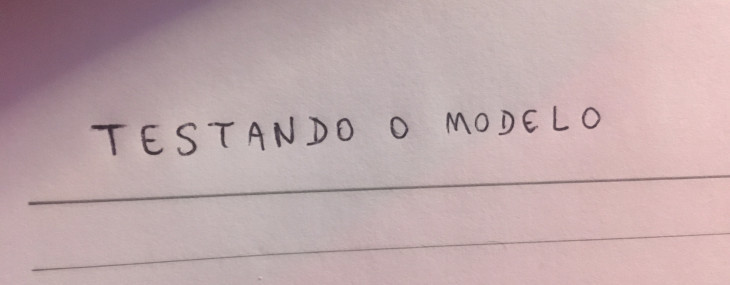
#> input picture Imagens/teste-manuscrito01.jpg, 730 x 285 px
$ jupyter execute --allow-errors 5-OCR_Reconhecimento_de_texto_manuscrito_Testando_o_modelo.ipynb
#> lines starting #> are read from the running program, lines starting #| are printed output that depends on the picture; after the words box and inside, x2 and y2 are one past the last pixel; in counts of white or black regions, pixels touching at a corner belong together
# Reconhecimento de texto manuscrito - testando o modelo

<a href="https://colab.research.google.com/github/fabiobento/ocr-sis-emb-2024-2/blob/main/5-OCR_Reconhecimento_de_texto_manuscrito_Testando_o_modelo.ipynb" target="_parent"></a>

[cell 1]
try:
    import google.colab
    IN_COLAB = True
    print("Executando no Google Colab")
except ImportError:
    IN_COLAB = False
    print("Não executando no Google Colab")

[cell 2]
if IN_COLAB:
    # Baixar imagens para o laboratório.
    !wget https://github.com/fabiobento/ocr-sis-emb-2024-2/raw/refs/heads/main/imagens.zip
    !unzip -n -q imagens.zip

# Importando as bibliotecas

[cell 3]
import numpy as np
import cv2
from tensorflow.keras.models import load_model
import matplotlib.pyplot as plt
if IN_COLAB:
    from google.colab.patches import cv2_imshow
else:
    %pip install imutils==0.5.4
import imutils
from imutils.contours import sort_contours

[cell 4]
# Definir função para exibição de imagens
def imshow(imagem):
    if IN_COLAB:
        cv2_imshow(imagem)
    else:
        # Exibir a imagem com matplotlib
        if len(imagem.shape) == 2:  # Se a imagem tiver apenas 2 dimensões (níveis de cinza)
            plt.imshow(imagem, cmap='gray')
            plt.axis('off')  # Oculta os eixos
            plt.show()
        else:
            plt.imshow(cv2.cvtColor(imagem, cv2.COLOR_BGR2RGB))
            plt.axis('off')  # Oculta os eixos
            plt.show()

# Carregando a rede neural

[cell 5]
if IN_COLAB:
    from google.colab import drive
    drive.mount('/content/drive')
    !cp /content/drive/MyDrive/sistemas_embarcados/rede_neural.keras rede_neural.keras

#> (the rest of this cell did not finish here and is left out)

# Carregando a imagem de teste

[cell 6]
img = cv2.imread('./Imagens/teste-manuscrito01.jpg')
#> img is the input picture: shape (285, 730, 3); mean B, G, R 170.7, 168.4, 191.3
imshow(img)
gray = cv2.cvtColor(img, cv2.COLOR_BGR2GRAY)
imshow(gray)

# Pré-processamento da imagem

[cell 7]
desfoque = cv2.GaussianBlur(gray, (3,3), 0)
imshow(desfoque)

[cell 8]
adapt_media = cv2.adaptiveThreshold(desfoque, 255, cv2.ADAPTIVE_THRESH_GAUSSIAN_C, cv2.THRESH_BINARY, 11, 9)
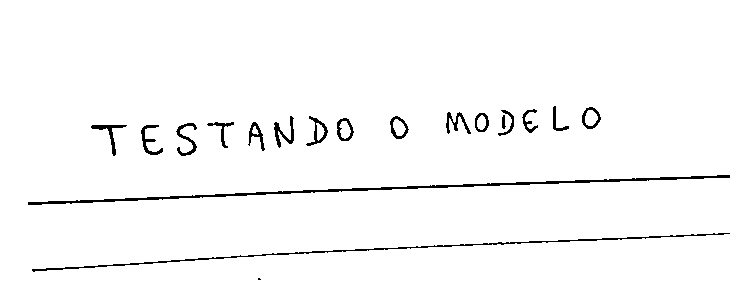
#> adapt_media: shape (285, 730); 97.4% white; black in thin lines or dots, all inside (x1, y1, x2, y2) = (28, 106, 730, 280)
imshow(adapt_media)

[cell 9]
inv = 255 - adapt_media
imshow(inv)

[cell 10]
dilatado = cv2.dilate(inv, np.ones((3,3)))
#> dilatado: shape (285, 730); 5.1% white; 18 white regions (1 under 20 px), largest, box (x1, y1, x2, y2) and area: (27, 174, 730, 206) 3249, (31, 232, 730, 273) 2657, (175, 122, 198, 157) 418
imshow(dilatado)

[cell 11]
bordas = cv2.Canny(desfoque, 40, 150)
#> bordas: shape (285, 730); 2.1% white in thin lines or dots, all inside (x1, y1, x2, y2) = (28, 106, 730, 272)
imshow(bordas)

[cell 12]
dilatado = cv2.dilate(bordas, np.ones((3,3)))
#> dilatado: shape (285, 730); 6.4% white; 17 white regions
imshow(dilatado)

# Detecção de contornos

[cell 13]
def encontrar_contornos(img):
  conts = cv2.findContours(img, cv2.RETR_EXTERNAL, cv2.CHAIN_APPROX_SIMPLE)
  conts = imutils.grab_contours(conts)
  conts = sort_contours(conts, method='left-to-right')[0]
  return conts

[cell 14]
conts = encontrar_contornos(dilatado.copy())
#> in encontrar_contornos, `conts = cv2.findContours(img, cv2.RETR_EXTERNAL, cv2.CHAIN_APPROX_SIMP..`: conts = 17 contours; largest, box (x1, y1, x2, y2) and area: (27, 173, 730, 207) 3522, (30, 233, 730, 273) 2643, (175, 121, 198, 157) 442, (305, 115, 329, 147) 420, (389, 115, 410, 140) 404

[cell 15]
conts
#> Out has the same summary as conts in encontrar_contornos

[cell 16]
l_min, l_max = 4, 160
a_min, a_max = 14, 140

[cell 17]
caracteres = []
img_cp = img.copy()
for c in conts:
  #print(c)
  (x, y, w, h) = cv2.boundingRect(c)
  #print(x, y, w, h)
  if (w >= l_min and w <= l_max) and (h >= a_min and h <= a_max):
    roi = gray[y:y+ h, x:x + w]
    #imshow(roi)
    thresh = cv2.threshold(roi, 0, 255, cv2.THRESH_BINARY_INV | cv2.THRESH_OTSU)[1]
    imshow(thresh)
    cv2.rectangle(img_cp, (x, y), (x + w, y + h), (255, 100, 0), 2)
#> this loop made 17 passes
#> (x, y, w, h) on passes 1 to 12: (27, 173, 703, 34), (30, 233, 700, 40), (90, 123, 39, 34), (140, 123, 24, 34), (175, 121, 23, 36), (207, 121, 28, 28), (247, 121, 19, 31), (273, 115, 22, 34), (305, 115, 24, 32), (335, 117, 20, 26), (389, 115, 21, 25), (445, 111, 27, 25)
#> img_cp: shape (285, 730, 3); 2.18% of pixels changed, all inside (x1, y1, x2, y2) = (89, 104, 604, 159)
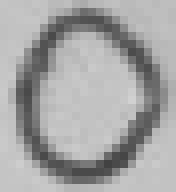
#> roi: shape (24, 22) (shown 8 times larger); min 68, max 209, mean 164.4
imshow(img_cp)

# Processando os caracteres detectados

## Extração ROI

[cell 18]
def extra_roi(img):
  roi = img[y:y + h, x:x + w]
  return roi

## Limiarização

[cell 19]
def limiarizacao(img):
  thresh = cv2.threshold(img, 0, 255, cv2.THRESH_BINARY_INV | cv2.THRESH_OTSU)[1]
  return thresh

## Redimensionamento

[cell 20]
def redimensiona_img(img, l, a):
  if l > a:
    redimensionada = imutils.resize(img, width=28)
  else:
    redimensionada = imutils.resize(img, height=28)

  (a, l) = redimensionada.shape
  dX = int(max(0, 28 - l) / 2.0)
  dY = int(max(0, 28 - a) / 2.0)

  preenchida = cv2.copyMakeBorder(redimensionada, top=dY, bottom=dY, right=dX, left=dX, borderType=cv2.BORDER_CONSTANT, value=(0,0,0))
  preenchida = cv2.resize(preenchida, (28, 28))
  return preenchida

[cell 21]
(x, y, w, h) = cv2.boundingRect(conts[6])
#> x = 247; y = 121; w = 19; h = 31
print(x, y, w, h)
#| 247 121 19 31
img_teste = limiarizacao(gray[y:y+h, x:x+w])
imshow(img_teste)
(a, l) = img_teste.shape
#> a = 31; l = 19
print(a, l)
#| 31 19
img_teste2 = redimensiona_img(img_teste, l, a)
imshow(img_teste2)
img_teste2.shape
#> Out = (28, 28)

[cell 22]
imshow(cv2.resize(img_teste, (28,28)))

## Normalização

[cell 23]
def normalizacao(img):
  img = img.astype('float32') / 255.0
  img = np.expand_dims(img, axis=-1)
  return img

[cell 24]
img_teste2.shape, normalizacao(img_teste2).shape
#> Out = ((28, 28), (28, 28, 1))

## Processamento das detecções

[cell 25]
def processa_caixa(gray, x, y, w, h):
  roi = extra_roi(gray)
  limiar = limiarizacao(roi)
  (a, l) = limiar.shape
  redimensionada = redimensiona_img(limiar, l, a)
  imshow(redimensionada)
  normalizada = normalizacao(redimensionada)
  caracteres.append((normalizada, (x, y, w, h)))

[cell 26]
for c in conts:
  #print(c)
  (x, y, w, h) = cv2.boundingRect(c)
  if (w >= l_min and w <= l_max) and (h >= a_min and h <= a_max):
    processa_caixa(gray, x, y, w, h)
#> this loop made 17 passes
#> (x, y, w, h) on passes 3 to 14: (90, 123, 39, 34), (140, 123, 24, 34), (175, 121, 23, 36), (207, 121, 28, 28), (247, 121, 19, 31), (273, 115, 22, 34), (305, 115, 24, 32), (335, 117, 20, 26), (389, 115, 21, 25), (445, 111, 27, 25), (473, 111, 17, 23), (498, 109, 18, 28)

[cell 27]
caracteres[0]

[cell 28]
caixas = [caixa[1] for caixa in caracteres]
#> caixas = 15 items, first 6: (90, 123, 39, 34), (140, 123, 24, 34), (175, 121, 23, 36), (207, 121, 28, 28), (247, 121, 19, 31), (273, 115, 22, 34)
caixas
#> Out has the same summary as caixas

[cell 29]
caracteres = np.array([c[0] for c in caracteres], dtype='float32')

[cell 30]
caracteres

# Reconhecimento dos caracteres

[cell 31]
numeros = "0123456789"
letras = "ABCDEFGHIJKLMNOPQRSTUVWXYZ"
lista_caracteres = numeros + letras
lista_caracteres = [l for l in lista_caracteres]

[cell 32]
print(lista_caracteres)
#| ['0', '1', '2', '3', '4', '5', '6', '7', '8', '9', 'A', 'B', 'C', 'D', 'E', 'F', 'G', 'H', 'I', 'J', 'K', 'L', 'M', 'N', 'O', 'P', 'Q', 'R', 'S', 'T', 'U', 'V', 'W', 'X', 'Y', 'Z']

[cell 33]
caracteres[0].shape
#> Out = (28, 28, 1)

[cell 34]
caracteres.shape
#> Out = (15, 28, 28, 1)

#> (a cell that did not finish here is left out)

#> (a cell that did not finish here is left out)

#> (a cell that did not finish here is left out)

[cell 38]
caixas
#> Out has the same summary as caixas

[cell 39]
img_cp = img.copy()
#> (the rest of this cell did not finish here and is left out)

[cell 40]
def extrai_roi(img, margem=2):
  roi = img[y - margem:y + h + margem, x - margem:x + w + margem]
  return roi

[cell 41]
conts = encontrar_contornos(dilatado.copy())
caracteres = []
for c in conts:
  (x, y, w, h) = cv2.boundingRect(c)
  if (w >= l_min and w <= l_max) and (h >= a_min and h <= a_max):
    processa_caixa(gray, x, y, w, h)

[cell 42]
caixas = [b[1] for b in caracteres]
caracteres = np.array([c[0] for c in caracteres], dtype="float32")
#> (the rest of this cell did not finish here and is left out)

[cell 43]
img_cp = img.copy()
#> (the rest of this cell did not finish here and is left out)

# Outros testes

[cell 44]
def preprocessar_img(img):
  gray = cv2.cvtColor(img, cv2.COLOR_BGR2GRAY)
  desfoque = cv2.GaussianBlur(gray, (3, 3), 7)
  bordas = cv2.Canny(desfoque, 40, 150)
  dilatado = cv2.dilate(bordas, np.ones((3,3)))
  return gray, dilatado

[cell 45]
def predicao(previsoes, lista_caracteres):
  i = np.argmax(previsoes)
  probabilidade = previsoes[i]
  caractere = lista_caracteres[i]
  return i, probabilidade, caractere

[cell 46]
def desenhar_na_img(img_cp, caractere):
  cv2.rectangle(img_cp, (x, y), (x + w, y + h), (255, 100, 0), 2)
  cv2.putText(img_cp, caractere, (x - 10, y - 10),cv2.FONT_HERSHEY_SIMPLEX, 1.1, (0, 0, 255), 2)

## O problema do 0 e O, 1 e I, 5 e S

[cell 47]
img = cv2.imread('./Imagens/teste_manuscrito02.jpg')
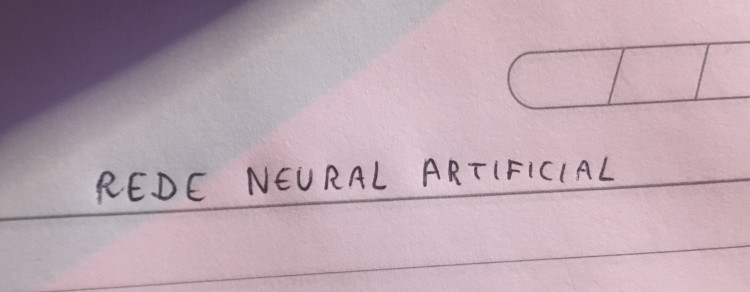
#> input picture Imagens/teste_manuscrito02.jpg, 750 x 292 px
#> img is the input picture: shape (292, 750, 3); mean B, G, R 175.5, 165.6, 186.7
imshow(img)

[cell 48]
gray, img_processada = preprocessar_img(img)
#> in preprocessar_img, `bordas = cv2.Canny(desfoque, 40, 150)`: bordas: shape (292, 750); 2.5% white in thin lines or dots, all inside (x1, y1, x2, y2) = (0, 40, 750, 291)
#> in preprocessar_img, `dilatado = cv2.dilate(bordas, np.ones((3,3)))`:
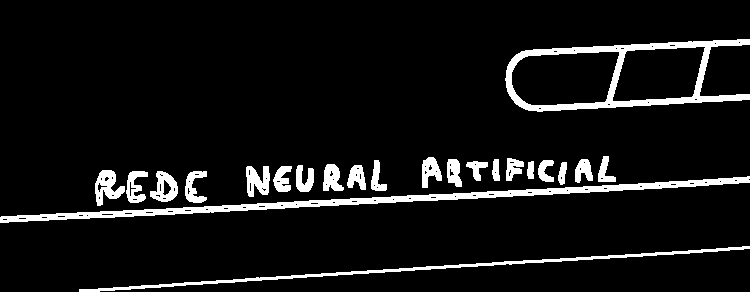
#> dilatado: shape (292, 750); 7.8% white; 23 white regions
imshow(gray)
imshow(img_processada)

[cell 49]
conts = encontrar_contornos(img_processada.copy())
#> in encontrar_contornos (call 3), `conts = cv2.findContours(img, cv2.RETR_EXTERNAL, cv2.CHAIN_APPROX_SIMP..`: conts = 23 contours; largest, box (x1, y1, x2, y2) and area: (505, 39, 750, 112) 12282, (0, 176, 750, 223) 4066, (79, 246, 750, 292) 1437, (95, 170, 125, 206) 552, (150, 171, 178, 202) 536
caracteres = []
for c in conts:
  (x, y, w, h) = cv2.boundingRect(c)
  if (w >= l_min and w <= l_max) and (h >= a_min and h <= a_max):
    processa_caixa(gray, x, y, w, h)
#> this loop made 23 passes
#> (x, y, w, h) on passes 3 to 14: (95, 170, 30, 36), (126, 171, 22, 32), (150, 171, 28, 31), (185, 171, 22, 32), (246, 166, 24, 31), (273, 166, 19, 26), (296, 165, 18, 27), (323, 164, 21, 27), (347, 165, 19, 25), (371, 160, 16, 31), (422, 157, 20, 31), (447, 159, 15, 28)
#> (x, y, w, h) on passes 1, 2, 17: (0, 176, 750, 47), (79, 246, 671, 46), (505, 39, 245, 73)

caixas = [b[1] for b in caracteres]
#> caixas = 20 items, first 6: (95, 170, 30, 36), (126, 171, 22, 32), (150, 171, 28, 31), (185, 171, 22, 32), (246, 166, 24, 31), (273, 166, 19, 26)
caracteres = np.array([c[0] for c in caracteres], dtype="float32")
#> (the rest of this cell did not finish here and is left out)

[cell 50]
numeros_2 = "OI234S6789"
letras_2 = "ABCDEFGHIJKLMNOPQRSTUVWXYZ"
lista_caracteres_2 = numeros_2 + letras_2
lista_caracteres_2 = [l for l in lista_caracteres_2]

[cell 51]
img_cp = img.copy()
#> (the rest of this cell did not finish here and is left out)

## O problema do texto não detectado

[cell 52]
img = cv2.imread('./Imagens/teste_manuscrito03.jpg')
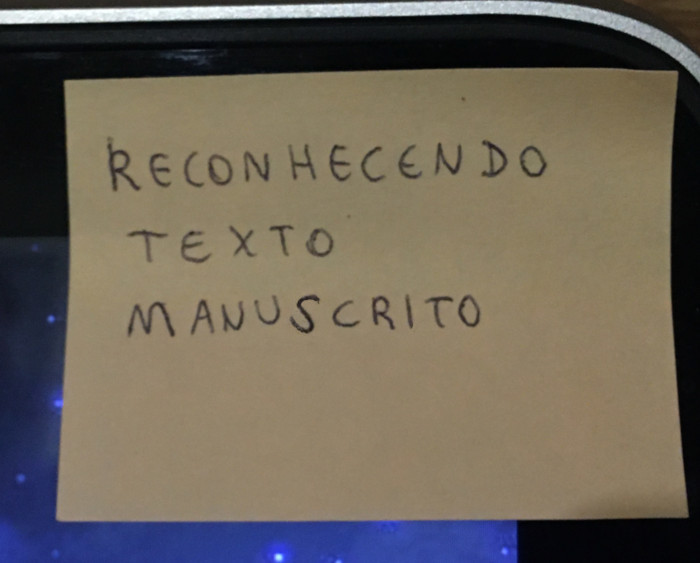
#> input picture Imagens/teste_manuscrito03.jpg, 700 x 563 px
#> img is the input picture: shape (563, 700, 3); mean B, G, R 88.5, 100.6, 108.8
imshow(img)

[cell 53]
gray, img_processada = preprocessar_img(img)
#> in preprocessar_img (call 2), `bordas = cv2.Canny(desfoque, 40, 150)`: bordas: shape (563, 700); 2.1% white in thin lines or dots
#> in preprocessar_img (call 2), `dilatado = cv2.dilate(bordas, np.ones((3,3)))`: dilatado: shape (563, 700); 6.6% white; 35 white regions
imshow(gray)
imshow(img_processada)

[cell 54]
# RETR_EXTERNAL

[cell 55]
conts = encontrar_contornos(img_processada.copy())
#> in encontrar_contornos (call 4), `conts = cv2.findContours(img, cv2.RETR_EXTERNAL, cv2.CHAIN_APPROX_SIMP..`: conts = 8 contours; box (x1, y1, x2, y2) and area: (53, 66, 690, 563) 276266, (0, 0, 700, 60) 1646, (0, 12, 700, 84) 1632, (170, 47, 216, 52) 94, (274, 553, 284, 562) 66, (46, 314, 56, 323) 62, (500, 547, 509, 556) 52, (334, 558, 343, 563) 25
img_cp = img.copy()
for c in conts:
  (x, y, w, h) = cv2.boundingRect(c)
  #if (w >= l_min and w <= l_max) and (h >= a_min and h <= a_max):
  roi = gray[y:y + h, x:x + w]
  thresh = cv2.threshold(roi, 0, 255, cv2.THRESH_BINARY_INV | cv2.THRESH_OTSU)[1]
  cv2.rectangle(img_cp, (x, y), (x + w, y + h), (255, 100, 0), 2)
#> this loop made 8 passes
#> (x, y, w, h) on passes 1 to 8: (0, 12, 700, 72), (0, 0, 700, 60), (46, 314, 10, 9), (53, 66, 637, 497), (170, 47, 46, 5), (274, 553, 10, 9), (334, 558, 9, 5), (500, 547, 9, 9)
#> pass 1, `thresh = cv2.threshold(roi, 0, 255, cv2.THRESH_BINARY_INV | cv2.THRESH..`:
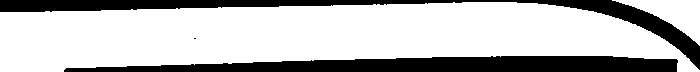
#> thresh: shape (72, 700); 74.1% white; 3 black regions (1 under 20 px), largest, box (x1, y1, x2, y2) and area: (64, 56, 678, 72) 7101, (0, 0, 700, 70) 5956
#> after the loop:
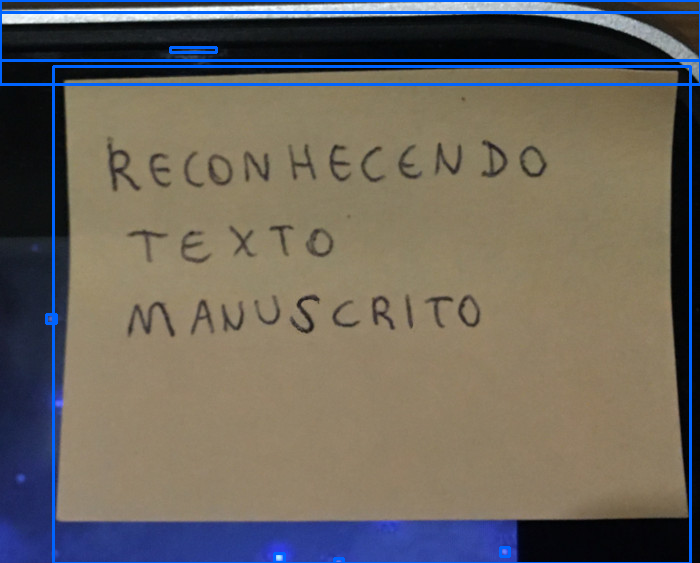
#> img_cp: shape (563, 700, 3); 3.57% of pixels changed, all inside (x1, y1, x2, y2) = (0, 0, 700, 563)
imshow(img_cp)

[cell 56]
img.shape

[cell 57]
altura, largura = img.shape[:2]
print(altura, largura)
#| 563 700

[cell 58]
contornos_tamanho = sorted(conts, key=cv2.contourArea, reverse=True)
#> contornos_tamanho has the same summary as conts in encontrar_contornos

[cell 59]
contornos_tamanho
#> Out has the same summary as conts in encontrar_contornos

[cell 60]
for c in contornos_tamanho:
  (x, y, w, h) = cv2.boundingRect(c)

  if (w >= (largura / 2)) and (h >= altura / 2):
    corta = 8
    img_cortada = img[y+corta:y + h - corta, x+corta:x + w - corta]
    imshow(img_cortada)
#> this loop made 8 passes
#> (x, y, w, h, corta) on pass 1: (53, 66, 637, 497, 8)
#> pass 1, `img_cortada = img[y+corta:y + h - corta, x+corta:x + w - corta]`:
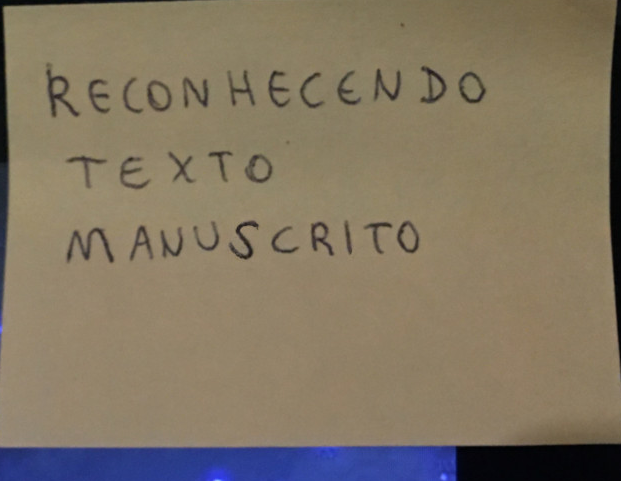
#> img_cortada: shape (481, 621, 3); mean B, G, R 98.7, 118.3, 130.4

[cell 61]
gray, img_processada = preprocessar_img(img_cortada)
#> in preprocessar_img (call 3), `bordas = cv2.Canny(desfoque, 40, 150)`: bordas: shape (481, 621); 2% white in thin lines or dots
#> in preprocessar_img (call 3), `dilatado = cv2.dilate(bordas, np.ones((3,3)))`:
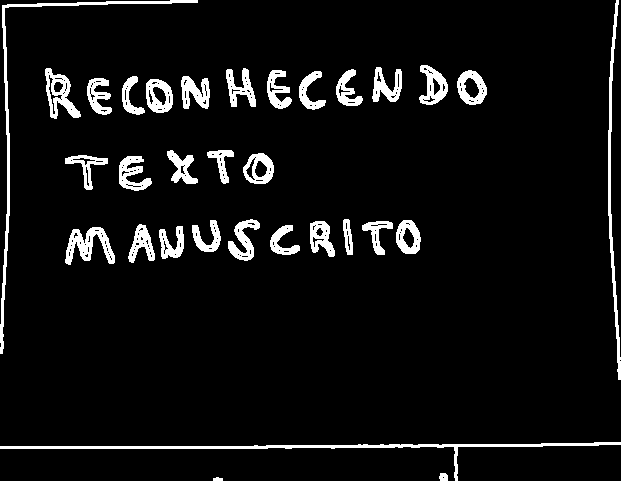
#> dilatado: shape (481, 621); 6.4% white; 32 white regions
imshow(img_processada)

[cell 62]
conts = encontrar_contornos(img_processada.copy())
#> in encontrar_contornos (call 5), `conts = cv2.findContours(img, cv2.RETR_EXTERNAL, cv2.CHAIN_APPROX_SIMP..`: conts = 32 contours; largest, box (x1, y1, x2, y2) and area: (0, 442, 621, 481) 1376, (0, 0, 198, 354) 1128, (45, 68, 81, 119) 862, (65, 227, 115, 265) 844, (608, 0, 621, 380) 802
caracteres = []
for c in conts:
  (x, y, w, h) = cv2.boundingRect(c)
  if (w >= l_min and w <= l_max) and (h >= a_min and h <= a_max):
    processa_caixa(gray, x, y, w, h)
#> this loop made 32 passes
#> (x, y, w, h) on passes 1 to 2: (0, 442, 621, 39), (0, 0, 198, 354)
#> (x, y, w, h) on pass 3: (45, 68, 36, 51)
#> pass 3, in redimensiona_img (call 52), `preenchida = cv2.resize(preenchida, (28, 28))`:
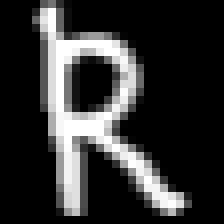
#> preenchida: shape (28, 28) (shown 8 times larger); min 0, max 255, mean 50.1

caixas = [b[1] for b in caracteres]
caracteres = np.array([c[0] for c in caracteres], dtype="float32")

#> (the rest of this cell did not finish here and is left out)
